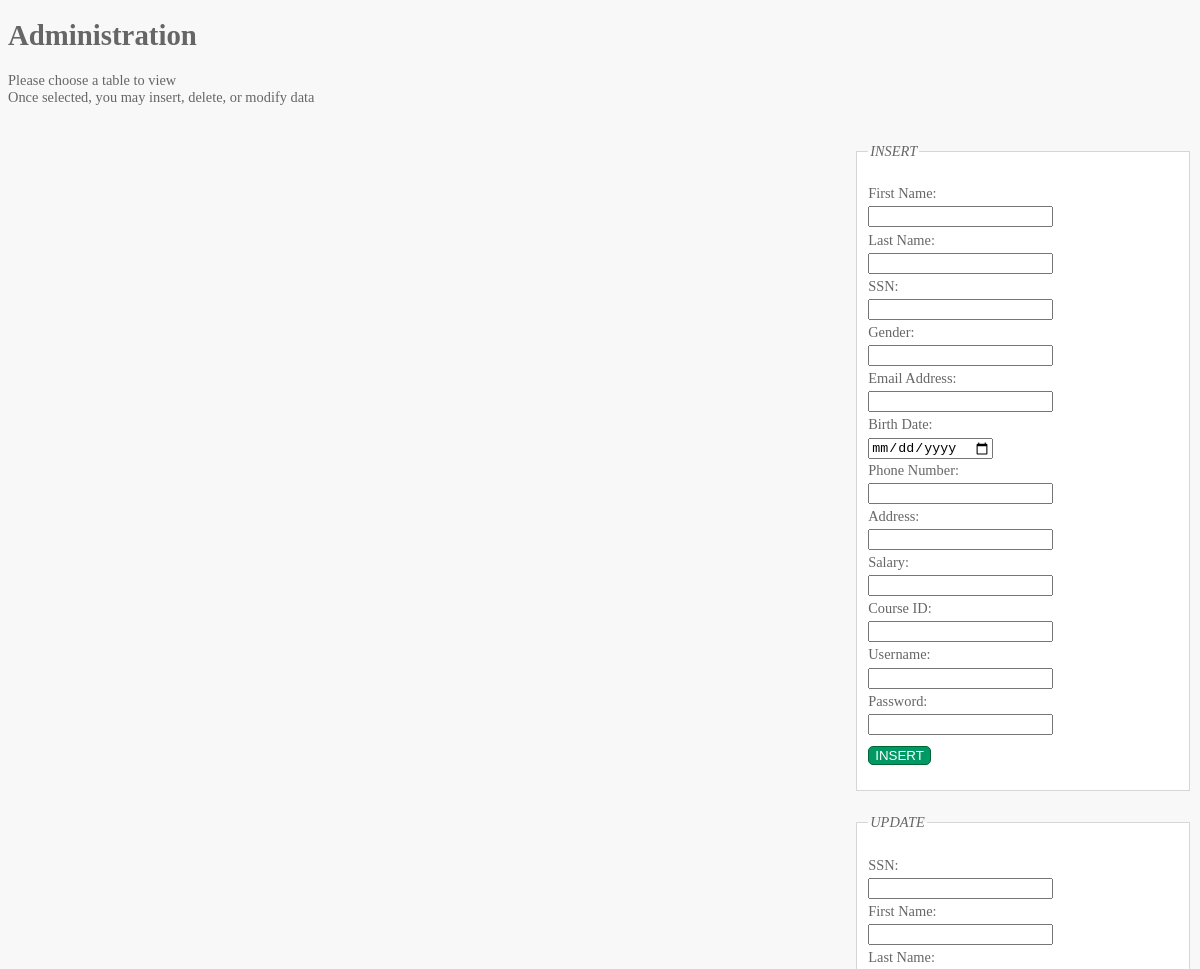
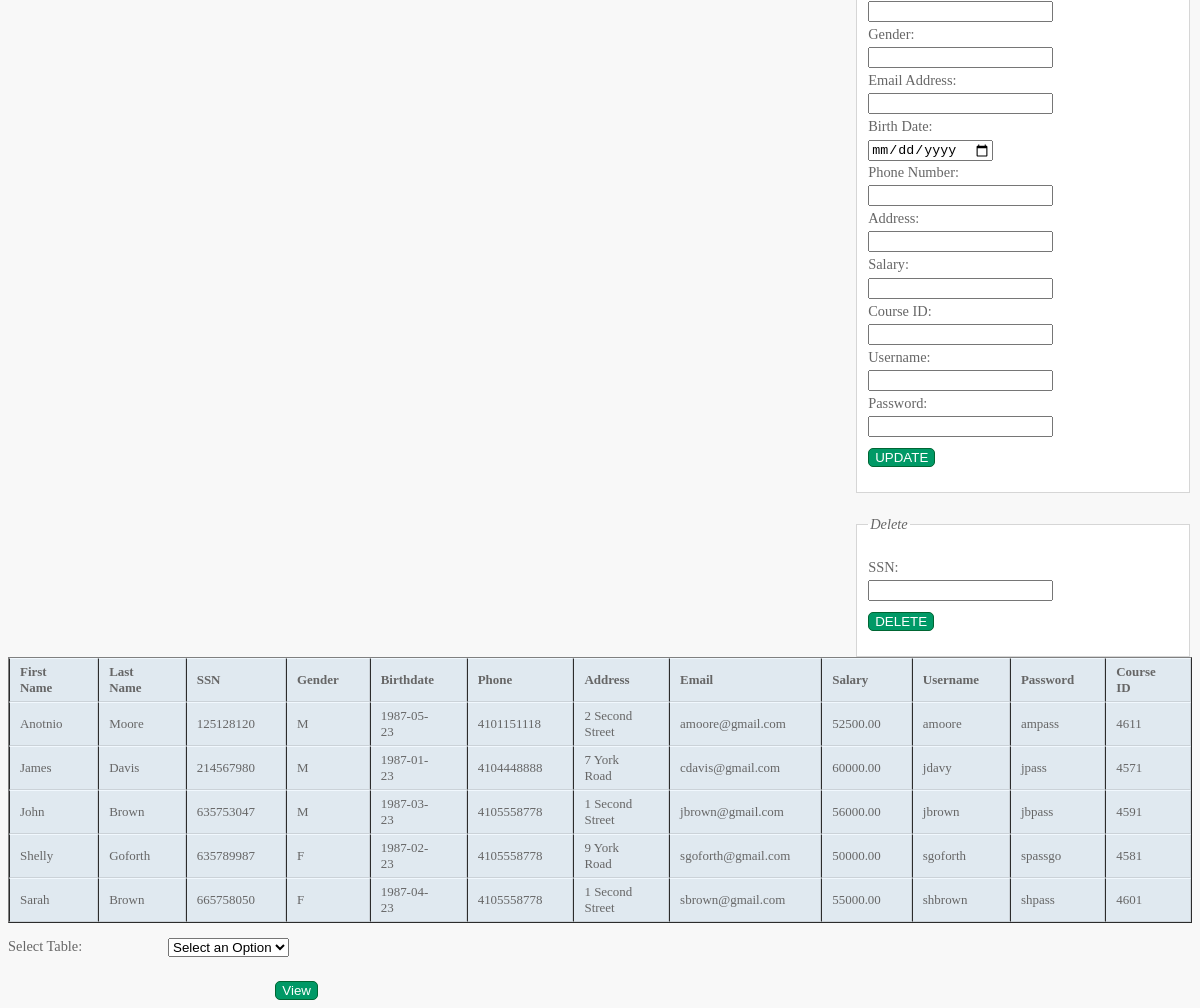
/teachers_list.php, run on the app's committed database (2 pictures, top to bottom).
### tables this page shows
CREATE TABLE IF NOT EXISTS TEACHER
(	Fname		VARCHAR(15)			NOT NULL,
    Lname		VARCHAR(15)			NOT NULL,
    Ssn			CHAR(9)				NOT NULL,
    Gender		CHAR(10)			NOT NULL,
    Bdate		DATE				NOT NULL,
	Phone		VARCHAR(12)			NOT NULL,
    Address		VARCHAR(30)			NOT NULL,
    Email		VARCHAR(25)			NOT NULL,
    Salary		DECIMAL(10,2)		NOT NULL,
	Username	VARCHAR(25)			NOT NULL,
	Password	VARCHAR(25)			NOT NULL,
	courseID	CHAR(5),
    PRIMARY KEY (Ssn),
    FOREIGN KEY (courseID) REFERENCES CLASS(courseID),
	UNIQUE(Username));

### teachers_list.php (the view, shortened to what this page needs)
<!DOCTYPE html>
<html>
	<head>
  	<link href="pagestyle.css" type="text/css" rel="stylesheet" />
	</head>
	<body>
		<h1>Administration</h1>
		<p>Please choose a table to view<br /> Once selected, you may insert, delete, or modify data</p>
		<div id="controlBox">
			<div id="insert">
        <form action="teachers_list.php" method="post">
			<fieldset>
				<legend>INSERT</legend>
				<p>
					<label class="title" for="fname">First Name:</label>
					<input type="text" name="fname" id="fname" required="required"><br />
					<label class="title" for="lname">Last Name:</label>
					<input type="text" name="lname" id="lname" required="required"><br />
          <label class="title" for="ssn">SSN:</label>
  				<input type="text" name="ssn" id="ssn" required="required"><br />
					<label class="title" for="gender">Gender:</label>
					<input type="text" name="gender" id="gender" required="required"><br />
					<label class="title" for="email">Email Address:</label>
					<input type="text" name="email" id="email" required="required"><br />
					<label class="title" for="bdate">Birth Date:</label><br />
					<input type="date" name="bdate" id="bdate" required="required"><br />
					<label class="title" for="parentphone">Phone Number:</label>
					<input type="text" name="phone" id="phone" required="required"><br />
					<label class="title" for="fname">Address:</label>
					<input type="text" name="address" id="address" required="required"><br />
          <label class="title" for="salary">Salary:</label>
  				<input type="text" name="salary" id="salary" required="required"><br />
          <label class="title" for="courseid">Course ID:</label>
    			<input type="text" name="courseid" id="courseid" required="required"><br />
					<label class="title" for="username">Username:</label>
					<input type="text" name="username" id="username" required="required"><br />
					<label class="title" for="password" required="required">Password:</label>
					<input type="password" name="password" id="password"><br />
					<input type="submit" name="add" value="INSERT" />
        </form>
				</div>
					<div id="update">
            <form action="teachers_list.php" method="post">
					<fieldset>
						<legend>UPDATE</legend>
						<p>
						<label class="title" for="ssn">SSN:</label>
	    			<input type="text" name="ssn" id="ssn" required="required"><br />
						<label class="title" for="fname">First Name:</label>
  					<input type="text" name="fname" id="fname" required="required"><br />
  					<label class="title" for="lname">Last Name:</label>
  					<input type="text" name="lname" id="lname" required="required"><br />
  					<label class="title" for="gender">Gender:</label>
  					<input type="text" name="gender" id="gender" required="required"><br />
  					<label class="title" for="email">Email Address:</label>
  					<input type="text" name="email" id="email" required="required"><br />
  					<label class="title" for="bdate">Birth Date:</label><br />
  					<input type="date" name="bdate" id="bdate" required="required"><br />
  					<label class="title" for="phone">Phone Number:</label>
  					<input type="text" name="phone" id="phone" required="required"><br />
  					<label class="title" for="address">Address:</label>
  					<input type="text" name="address" id="address" required="required"><br />
            <label class="title" for="salary">Salary:</label>
    				<input type="text" name="salary" id="salary" required="required"><br />
            <label class="title" for="courseid">Course ID:</label>
      			<input type="text" name="courseid" id="courseid" required="required"><br />
  					<label class="title" for="username">Username:</label>
  					<input type="text" name="username" id="username" required="required"><br />
  					<label class="title" for="password" required="required">Password:</label>
  					<input type="password" name="password" id="password"><br />
							<input type="submit" name="edit" value="UPDATE" />
            </form>
						</div>
						<div id="delete">
              <form action="teachers_list.php" method="post">
						<fieldset>
							<legend>Delete</legend>
							<p><label class="title" for="ssn">SSN:</label>
								<input type="text" name="ssn" id="ssn" required="required"><br />
								<input type="submit" name = "delete" value="DELETE" />
              </form>
							</div>
		</div>
    <div id="main">
     <table border=1>
       <tr>
       <th>First Name</th>
       <th>Last Name</th>
			 <th>SSN</th>
       <th>Gender</th>
       <th>Birthdate</th>
       <th>Phone</th>
       <th>Address</th>
       <th>Email</th>
			 <th>Salary</th>
       <th>Username</th>
       <th>Password</th>
			 <th>Course ID</th>
       </tr>
<?php
include 'db.inc.php';
if (!($connection = @ mysql_connect($hostName, $username,
  $password)))
  showerror();
    $query = "SELECT * FROM teacher";
    if (!($result = @ mysql_query ($query, $connection)))
      showerror();
    while ($row = @ mysql_fetch_array($result))
      echo "<tr>
    <td>{$row["Fname"]}</td>
    <td>{$row["Lname"]}</td>
		<td>{$row["Ssn"]}</td>
    <td>{$row["Gender"]}</td>
    <td>{$row["Bdate"]}</td>
    <td>{$row["Phone"]}</td>
    <td>{$row["Address"]}</td>
    <td>{$row["Email"]}</td>
		<td>{$row["Salary"]}</td>
    <td>{$row["Username"]}</td>
    <td>{$row["Password"]}</td>
		<td>{$row["courseID"]}</td>
    </tr>";
  ?>
</table>
<form action="admins_home.php" method="post">
<p><label class="title" for="selectTable"> Select Table:</label>
<select name="selectTable" id="selectTable">
	<option value="" disabled selected>Select an Option</option>
</select></p>
<div class="submit">
 <input type="submit" value="View" />
</div>
</form>
 </div>
 </body>
</html>

### PAUL UPDATED FINAL REPORT FILES/css/pagestyle.css (style rules this page uses)
body { font=family: Arial, Verdana, sans-serif; font-size: 90%; color: #666666; background-color: #f8f8f8; }
table { border-spacing: 0px; }
th, td { padding: 5px 30px 5px 10px; border-spacing: 0px; font-size: 90%; margin: 0px; }
th,td { text-align: left; background-color: #e0e9f0; border-top: 1px solid #f1f8fe; border-bottom: 1px solid #cbd2d8; border-right: 1px solid #cbd2d8; }
td { text-shadow: 1px 1px p1x #ffffff; }
fieldset { width: 310px; margin-top:20px; border: 1px solid #d6d6d6; background-color: #ffffff; line-height: 1.6em; }
legend { font-style: italic; color: #666666; }
input[type="submit"] { border: 1px solid #006633; background-color: #009966; color: #ffffff; border-radius: 5px; padding 5px; margin-top: 10px; }
.title { float: left; width: 160px; clear: left; }
.submit { width: 310px; text-align: right; }
#controlBox { float:right; }

### data on the page
teacher: Fname "Anotnio", Lname "Moore", Ssn "125128120", Gender "M", Bdate "1987-05-23", Phone "4101151118", Address "2 Second Street", Email "amoore@gmail.com", Salary "52500.00", Username "amoore", Password "ampass", courseID "4611"
teacher: Fname "James", Lname "Davis", Ssn "214567980", Gender "M", Bdate "1987-01-23", Phone "4104448888", Address "7 York Road", Email "cdavis@gmail.com", Salary "60000.00", Username "jdavy", Password "jpass", courseID "4571"
teacher: Fname "John", Lname "Brown", Ssn "635753047", Gender "M", Bdate "1987-03-23", Phone "4105558778", Address "1 Second Street", Email "jbrown@gmail.com", Salary "56000.00", Username "jbrown", Password "jbpass", courseID "4591"
teacher: Fname "Shelly", Lname "Goforth", Ssn "635789987", Gender "F", Bdate "1987-02-23", Phone "4105558778", Address "9 York Road", Email "sgoforth@gmail.com", Salary "50000.00", Username "sgoforth", Password "spassgo", courseID "4581"
teacher: Fname "Sarah", Lname "Brown", Ssn "665758050", Gender "F", Bdate "1987-04-23", Phone "4105558778", Address "1 Second Street", Email "sbrown@gmail.com", Salary "55000.00", Username "shbrown", Password "shpass", courseID "4601"
